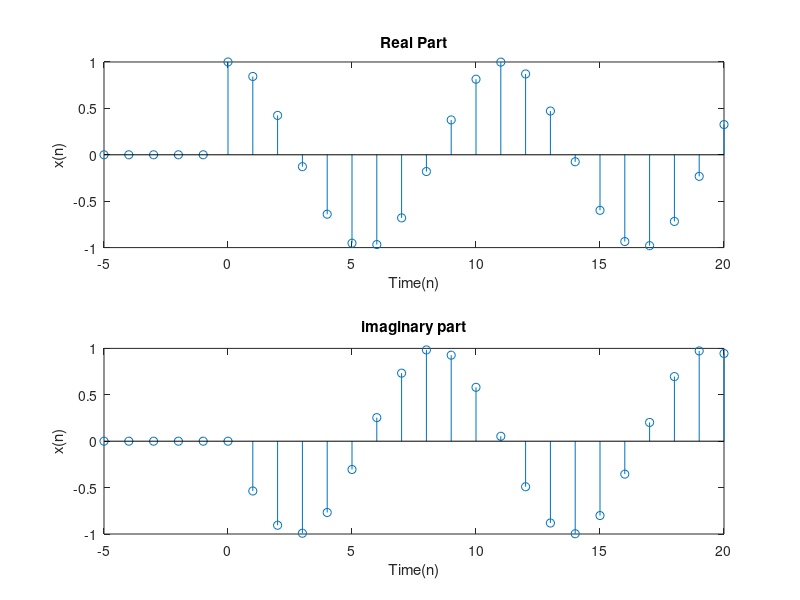

Source code (MATLAB):
n=-5:20;
x=(exp((3*4j)*n)).*[n>=0];
y=real(x);
subplot(2,1,1);

stem(n,y); title('Real Part'); xlabel('Time(n)'); ylabel('x(n)'); 

z=imag(x);
subplot(2,1,2);
stem(n,z); title('imaginary part'); xlabel('Time(n)'); ylabel('x(n)');
